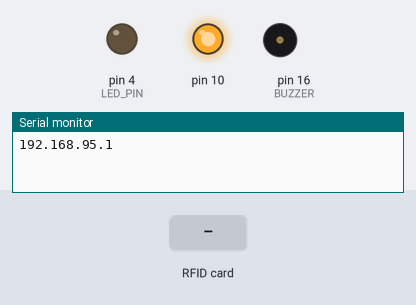
The sketch below on a simulated Arduino Uno, built with avr-gcc and run on an emulated ATmega328P. On the bench: output pins drawn as LEDs (lit = HIGH), buzzer (waves = sounding, pin HIGH), the last lines printed to the serial monitor. The test bench sets the inputs (shaded band). WiFi joins after 1.5 s; servers stay silent unless stated; uploads are accepted with an empty reply.

Above: at 1.2 s.
1.3 s: RFID card 5E 7A 19 C4 held to the reader
At 2.4 s:
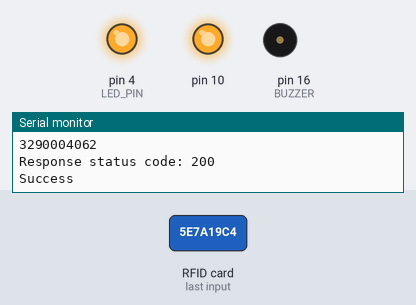
At 3.9 s:
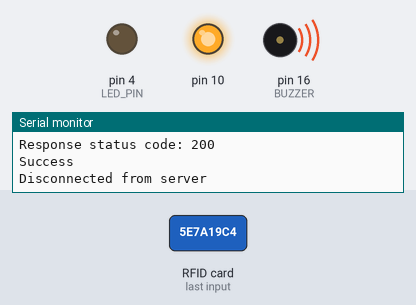
Timing chart, 0 to 5.4 s (numbered marks = the images above; inputs shaded):
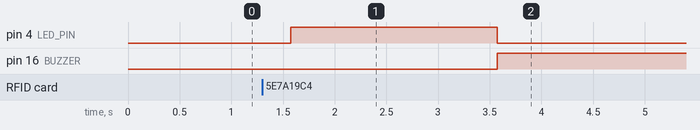

Measured:
- after the input at 1.3 s, pin 4 (LED_PIN): LOW → HIGH after 0.28 s, → LOW 2.0 s later; pin 16 (BUZZER): LOW → HIGH after 2.3 s

The sketch:

heart_beat_ver.ino
```cpp
#include <SPI.h>
#include <MFRC522.h>
#include <Ethernet.h>

static const uint8_t D0 = 16;
static const uint8_t D1 = 5;
static const uint8_t D2 = 4;
static const uint8_t D3 = 0;
static const uint8_t D4 = 2;
static const uint8_t D5 = 14;
static const uint8_t D6 = 12;
static const uint8_t D7 = 13;
static const uint8_t D8 = 15;
static const uint8_t D9 = 3;
static const uint8_t D10 = 1;

#define LED_PIN D2
#define BUZZER D0

#define SS_PIN D4
#define RST_PIN D3


/*
22:33:CA:76:5E:06  device 1
0x22, 0x33, 0xCA, 0x76, 0x5E, 0x06


83:7A:E6:EF:7A:42  device 2
0x83, 0x7A, 0xE6, 0xEF, 0x7A, 0x43


5B:C2:69:23:C0:90  device 3j
0x5B, 0xC2, 0x69, 0x23, 0xC0, 0x90

*/
byte mac[] = {0x5B, 0xC2, 0x69, 0x23, 0xC0, 0x90};
IPAddress ip(192, 168, 95, 1);
IPAddress dns(172, 17, 5, 227);
IPAddress gateway(192, 168, 95, 254);
IPAddress subnet(255, 255, 255, 0);
String gate = "SS Gate 1";

IPAddress serverIP(172, 17, 5, 83);
int serverPort = 3000;

EthernetClient client;
MFRC522 rfid(SS_PIN, RST_PIN);

unsigned long previousMillis = 0;
const long interval = 300000; // 60 seconds for heartbeat

bool heartbeatPending = false;
bool apiPending = false;
String apiData = "";

void setup() {
  Serial.begin(9600);
  while (!Serial) { ; }

  pinMode(LED_PIN, OUTPUT);
  pinMode(BUZZER, OUTPUT);
  digitalWrite(BUZZER, LOW);

  Ethernet.init(5);
  Ethernet.begin(mac, ip, dns, gateway, subnet);

  Serial.println();
  Serial.println(Ethernet.localIP());

  SPI.begin();
  rfid.PCD_Init();
}

void loop() {
  unsigned long currentMillis = millis();

  if (currentMillis - previousMillis >= interval) {
    previousMillis = currentMillis;
    heartbeatPending = true;
  }

  if (heartbeatPending) {
    sendHeartbeat();
  }

  if (!rfid.PICC_IsNewCardPresent()) return;
  if (!rfid.PICC_ReadCardSerial()) return;

  Serial.println(F("A new card has been detected."));
  String rfid_in = rfid_read();
  Serial.println(rfid_in);
  apiData = rfid_in;
  apiPending = true;

  rfid.PICC_HaltA();
  rfid.PCD_StopCrypto1();
  digitalWrite(BUZZER, LOW);

  if (apiPending) {
    sendToAPI(apiData);
  }
}

void sendHeartbeat() {
  String url = "/api/machine/detect";
  String ipAddress = Ethernet.localIP().toString();
  String macAddress = "";

  for (byte i = 0; i < 6; i++) {
    if (mac[i] < 0x10) {
      macAddress += "0";
    }
    macAddress += String(mac[i], HEX);
    if (i < 5) {
      macAddress += ":";
    }
  }

  String body = "{\"device\": \"" + gate + "\", \"ip\": \"" + ipAddress + "\", \"mac\": \"" + macAddress + "\"}";

  // Print the data being sent
  Serial.println("Sending Heartbeat Data:");
  Serial.println(body);

  if (client.connect(serverIP, serverPort)) {
    client.println("POST " + url + " HTTP/1.1");
    client.println("Host: " + serverIP.toString());
    client.println("Content-Type: application/json");
    client.print("Content-Length: ");
    client.println(body.length());
    client.println();
    client.println(body);

    while (client.connected()) {
      if (client.available()) {
        String line = client.readStringUntil('\n');
        if (line.startsWith("HTTP/1.1 ")) {
          int statusCode = line.substring(9, 12).toInt();
          if (statusCode == 200) {
            Serial.println("Heartbeat sent successfully");
            heartbeatPending = false;
          }
          break;
        }
      }
    }
    client.stop();
  } else {
    Serial.println("Heartbeat failed, device might be offline");
    heartbeatPending = false;
  }
}


void sendToAPI(String sn) {
  String url = "/api/canteen/buffet";
  String body = "{\"sn\": \"" + sn + "\", \"machine\": \"" + gate + "\"}";

  if (client.connect(serverIP, serverPort)) {
    client.println("POST " + url + " HTTP/1.1");
    client.println("Host: " + serverIP.toString());
    client.println("Content-Type: application/json");
    client.print("Content-Length: ");
    client.println(body.length());
    client.println();
    client.println(body);

    bool success = false;
    while (client.connected()) {
      if (client.available()) {
        String line = client.readStringUntil('\n');
        if (line.startsWith("HTTP/1.1 ")) {
          int statusCode = line.substring(9, 12).toInt();
          Serial.print("Response status code: ");
          Serial.println(statusCode);

          if (statusCode == 200 || statusCode == 201) {
            Serial.println("Success");
            success = true;
            digitalWrite(LED_PIN, HIGH);
            delay(2000);
            digitalWrite(LED_PIN, LOW);
            digitalWrite(BUZZER, HIGH);
          } else {
            Serial.println("No money");
            digitalWrite(BUZZER, HIGH);
            delay(1000);
            digitalWrite(BUZZER, LOW);
          }
          break;
        }
      }
    }

    if (!success) {
      Serial.println("Failed");
    }

    client.stop();
    Serial.println("Disconnected from server");
    apiPending = false;
  } else {
    Serial.println("Connection failed");
    digitalWrite(BUZZER, HIGH);
    delay(300);
    digitalWrite(BUZZER, LOW);
    delay(300);
    digitalWrite(BUZZER, HIGH);
    delay(300);
    digitalWrite(BUZZER, LOW);
    delay(300);
    digitalWrite(BUZZER, HIGH);
    delay(300);
    digitalWrite(BUZZER, LOW);
    apiPending = false;
  }
}

String rfid_read() {
  String content = "";
  for (int i = rfid.uid.size - 1; i >= 0; i--) {
    content.concat(String(rfid.uid.uidByte[i] < 0x10 ? "0" : ""));
    content.concat(String(rfid.uid.uidByte[i], HEX));
  }
  content.toUpperCase();

  unsigned long decimalValue = strtoul(content.c_str(), NULL, 16);
  String decimalString = String(decimalValue);

  while (decimalString.length() < 10) {
    decimalString = "0" + decimalString;
  }

  return decimalString;
}
```
